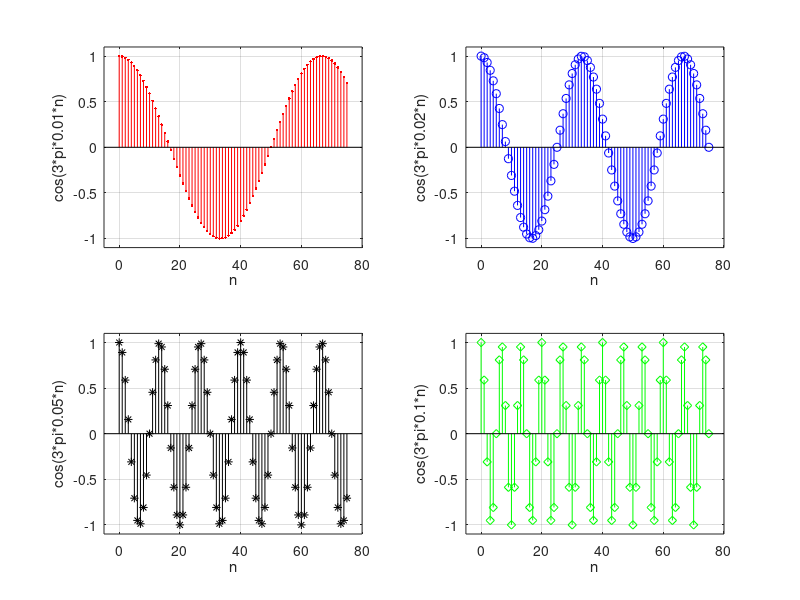
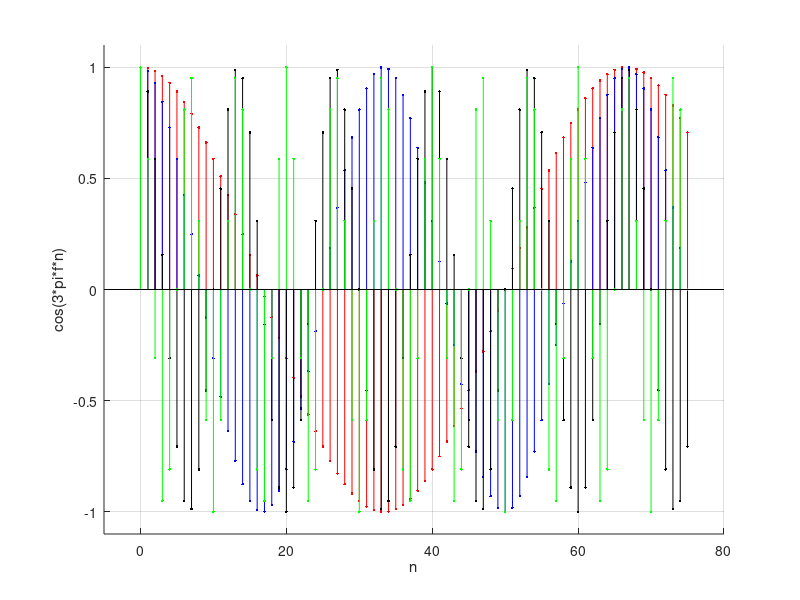

Write the MATLAB code that produced these figures, in order.
% Ejercicio 2

n = 0:1:75; % Muestras.

% Frecuencias.
f1 = 0.01;
f2 = 0.02;
f3 = 0.05;
f4 = 0.1;

% Gráficas en ejes separados.

figure(1);  % Crea Figura 1.

subplot(2,2,1); % Eje 1.
stem(n, cos(3*pi*f1*n), 'r.'); % Grafica con frecuencia 1.
grid; % Cuadrícula.
axis([-5,80,-1.1,1.1]);
xlabel('n');
ylabel('cos(3*pi*0.01*n)');

subplot(2,2,2); % Eje 2.
stem(n, cos(3*pi*f2*n), 'bo'); % Grafica con frecuencia 2.
grid; % Cuadrícula.
axis([-5,80,-1.1,1.1]);
xlabel('n');
ylabel('cos(3*pi*0.02*n)');

subplot(2,2,3); % Eje 3.
stem(n, cos(3*pi*f3*n), 'k*'); % Grafica con frecuencia 3.
grid; % Cuadrícula.
axis([-5,80,-1.1,1.1]);
xlabel('n');
ylabel('cos(3*pi*0.05*n)');

subplot(2,2,4); % Eje 4.
stem(n, cos(3*pi*f4*n), 'gd'); % Grafica con frecuencia 4.
grid; % Cuadrícula.
axis([-5,80,-1.1,1.1]);
xlabel('n');
ylabel('cos(3*pi*0.1*n)');

% Gráficas en mismo eje.

figure(2);  % Crea Figura 2.
grid; % Cuadrícula.
axis([-5,80,-1.1,1.1]);
xlabel('n');
ylabel('cos(3*pi*f*n)');
hold on; % Añade cambios sin borrar.

stem(n, cos(3*pi*f1*n), 'r.'); % Grafica con frecuencia 1.
stem(n, cos(3*pi*f2*n), 'b.'); % Grafica con frecuencia 2.
stem(n, cos(3*pi*f3*n), 'k.'); % Grafica con frecuencia 3.
stem(n, cos(3*pi*f4*n), 'g.'); % Grafica con frecuencia 4.
hold off;